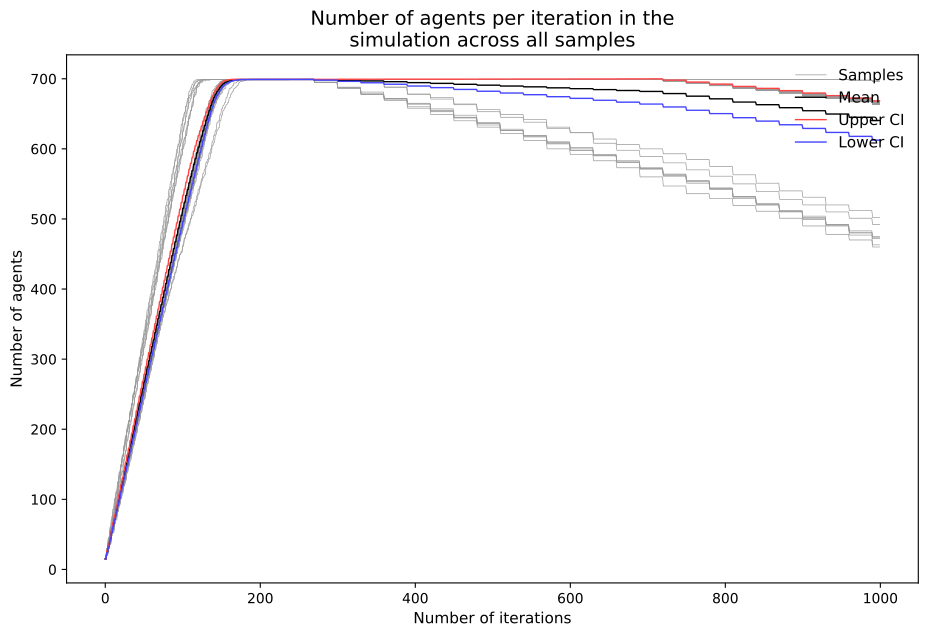

Reproduce this figure in Python.
# Graph the results from the StationSim / Keanu experiments. See https://github.com/nickmalleson/keanu-post-hackathon/releases/tag/v0.1

#%% Imports
import pandas as pd
import numpy as np
import os
import matplotlib
import matplotlib.pyplot as plt
import matplotlib.lines as mlines

%matplotlib inline


os.chdir("/Users/nick/conferences/2018/ABMUS2018/abstract-nick/results0.1/")


INPUT = "results_no_observe"

#%% Read the data

# Read once to get the number of columns
csv = pd.read_csv(INPUT+".csv")
col_names = ["t"+str(x) for x in range(len(csv.columns))]
col_names = ["sample"] + col_names

# Now read again, setting the column names correctly
csv = pd.read_csv(INPUT+".csv", header=None, names=col_names)

# Transpose (so each column is a sample) and fix the headers (not sure why transpose() breaks them)
df = csv.transpose()
df.columns = df.iloc[0] # Take headers from the first row 
df = df.drop(df.index[0]) # Drop the first row

df = df.dropna() # There are some NA rows at the end; drop these

#df = df.iloc[:,range(1,10)] # Reduce the number of samples (to test)

#%% Calculate the mean and confidence interval

_mean = [np.mean(row[1]) for row in df.iterrows() ]
#_sd =   [np.std(row[1]) for row in df.iterrows() ]

Z = 2.98 # 99%
#Z = 1.96 # 95%

upper_ci = [ _mean[i] + Z * (np.std(row[1]) / np.sqrt(len(row[1]))) for i,row in enumerate(df.iterrows()) ]
lower_ci = [ _mean[i] - Z * (np.std(row[1]) / np.sqrt(len(row[1]))) for i,row in enumerate(df.iterrows()) ]

#lower_ci = [ m - err for m,err in zip(_mean,moe) ]
#upper_ci = [ m + err for m,err in zip(_mean,moe) ]


#%% Plot

plt.rcParams["figure.figsize"] = [11,7] # Figure size

lines = [] # lines on the plot. Remember these because we need one for the legend

for column in df:
    x = np.arange(len(df[column]))
    y = df[column]
    lines += plt.plot(x, y, color="#999999", lw=0.5, label="Samples")

# Plot the and CIs (and make a 'proxy' for the legend for some reason)
# https://matplotlib.org/users/legend_guide.html#creating-artists-specifically-for-adding-to-the-legend-aka-proxy-artists

proxies= []
for (vals, colour, name, width) in [ 
        (_mean, "#000000", "Mean", 1.0),
        (upper_ci, "#FF4444", "Upper CI", 1.0),
        (lower_ci, "#4444FF", "Lower CI", 1.0)
        ]:
    plt.plot(                 np.arange(len(vals)), vals, color=colour, label=name, lw=width)
    proxies += [mlines.Line2D(np.arange(len(vals)), vals, color=colour, label=name, lw=width)]

plt.legend( handles = [lines[0]]+proxies, loc='upper right', frameon=False, fontsize=11)
plt.xlabel("Number of iterations", fontsize=11)
plt.ylabel("Number of agents", fontsize=11)
plt.title ("Number of agents per iteration in the\nsimulation across all samples", fontsize=14)


#plt.show()

plt.savefig(INPUT+'.pdf', dpi=128, bbox_inches="tight")


#%% WRITE OUT TO QUICKLY VERIFY IN R

#df.to_csv('results_temp.csv')
